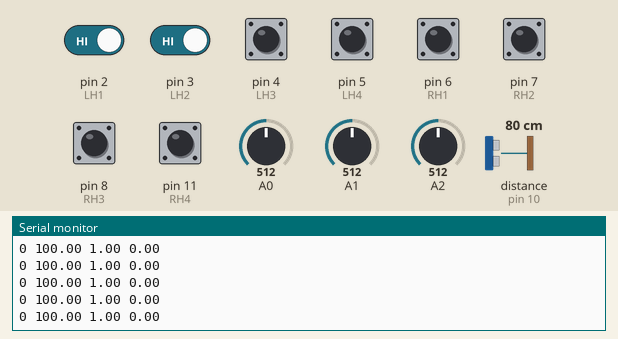
This sketch was run on a simulated Arduino Uno, built with avr-gcc and run on an emulated ATmega328P. Parts: the last lines printed to the serial monitor. Wiring (inferred from the names in the program): ultrasonic range finder: trigger pin 9; echo pin 10. The test bench sets the inputs (shaded band); at power-on: pin 2 (LH1), pin 3 (LH2), pin 4 (LH3), pin 5 (LH4), pin 6 (RH1), pin 7 (RH2), pin 8 (RH3), pin 11 (RH4) HIGH, distance to the obstacle (sensor on pin 10) 80 cm, A0 = 512, A1 = 512, A2 = 512. The echo pulse lasts 58.3 µs per cm.

Above: at 1.2 s.
1.3 s: distance to the obstacle (sensor on pin 10) set to 4 cm
At 1.32 s:
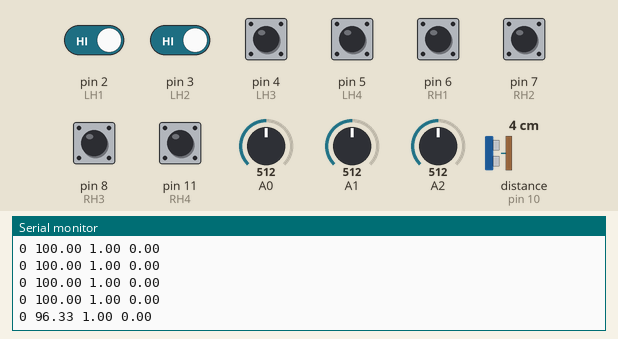
4.3 s: distance to the obstacle (sensor on pin 10) set to 2 cm
At 5.4 s:
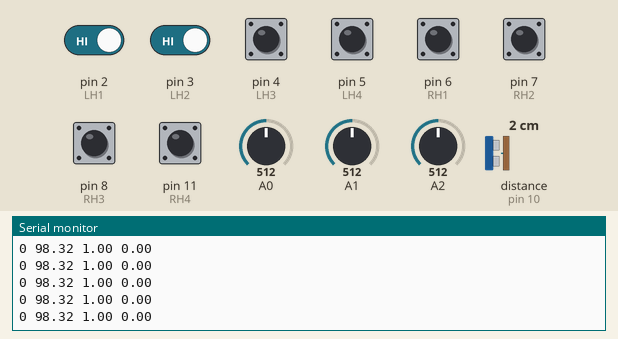
7.3 s: distance to the obstacle (sensor on pin 10) set to 9 cm
At 8.2 s:
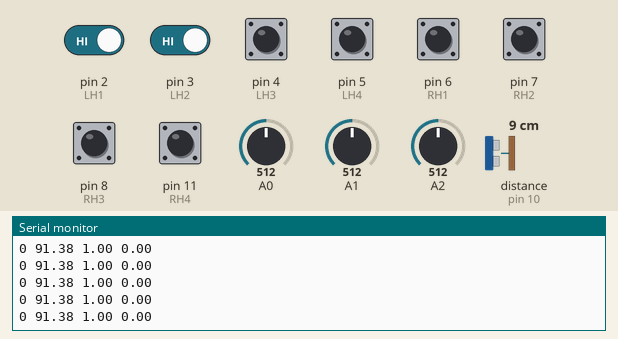
10.3 s: A0 set to 90
At 11.4 s:
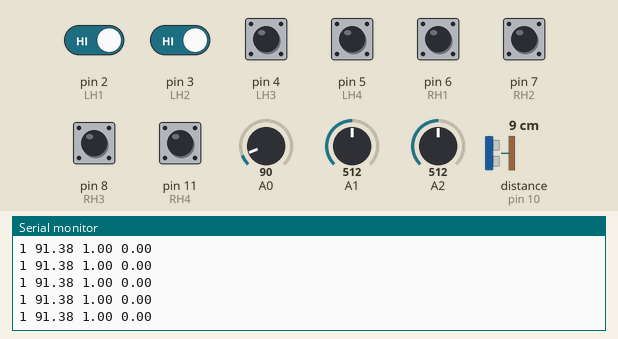
11.8 s: pin 2 (LH1) driven LOW
At 12.8 s:
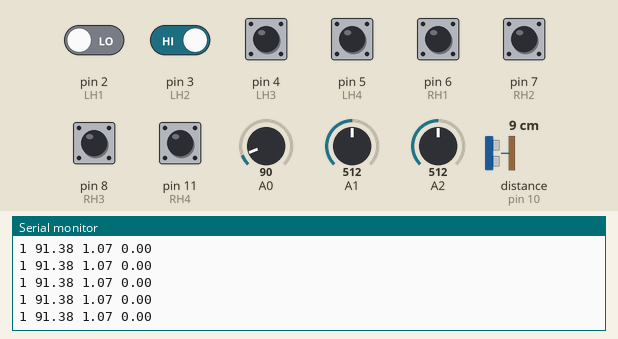
13.3 s: pin 3 (LH2) driven LOW
At 14.1 s:
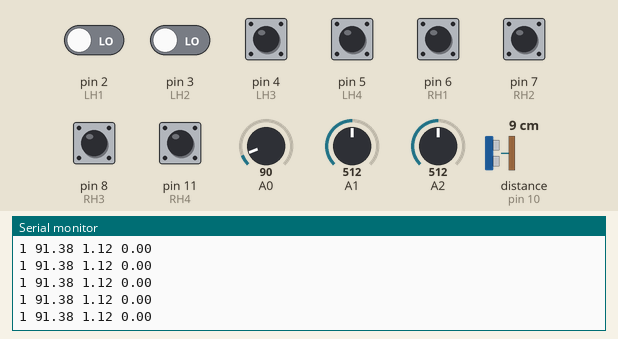
Timing chart, 0 to 15.8 s (numbered marks = the images above; inputs shaded):
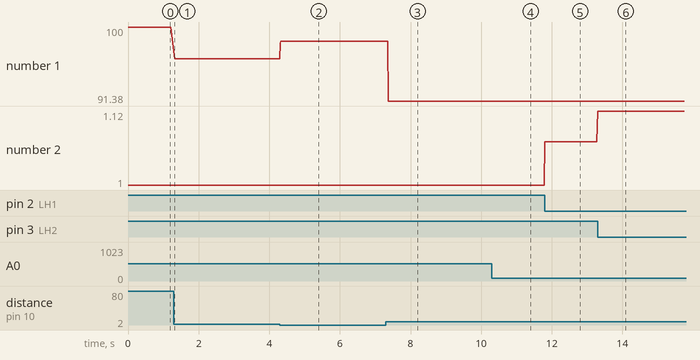

The sketch:

final_project.ino
```cpp
//accelerometer
int scale = 3;
int accelX = A0;
int accelY = A1;
int accelZ = A2;

//ultrasonic sensor
int filterArray[20];
const int trigPin = 9;
const int echoPin = 10;

//finger sensors, from nicole
const int LH1 = 2;
const int LH2 = 3;
const int LH3 = 4;
const int LH4 = 5;
const int RH1 = 6;
const int RH2 = 7;
const int RH3 = 8;
const int RH4 = 11;
const float ratios[] = {1, 1.067, 1.125, 1.2, 1.25};
const float strings[] = {0, 98, 73.4, 55, 41.2};

//string tuners
const int tuners[] = {A3, A4};

void setup() {
  //ultrasonic sensor
  pinMode(trigPin, OUTPUT);
  pinMode(echoPin, INPUT);

  //finger stuff
  for (int i = 2; i < 3; i++){
    pinMode(i, INPUT);
  }

  Serial.begin(9600);
}

void loop() {
  //accelerometer
  int tries = 1;
  int rawX = takeAvgAccel(accelX, tries);
  int rawY = takeAvgAccel(accelY, tries);
  int rawZ = takeAvgAccel(accelZ, tries);
  float scaledX, scaledY, scaledZ; // Scaled values for each axis
  scaledX = mapf(rawX, 0, 1023, -scale, scale);
  scaledY = mapf(rawY, 0, 1023, -scale, scale);
  scaledZ = mapf(rawZ, 0, 1023, -scale, scale);
  float total = getTotal(scaledX, scaledY, scaledZ);
  Serial.print(total > 2.25);

  //ultrasonic sensor
  //Source: https://arduinogetstarted.com/faq/how-to-filter-noise-from-sensor
  /* right now 20 measurements, avg of middle 10 */
  /* 1. TAKING MULTIPLE MEASUREMENTS AND STORE IN AN ARRAY*/
  int trials = 20;
  for (int sample = 0; sample < trials; sample++) {
    filterArray[sample] = getUltraMeasurement();
  }
  /* 2. SORTING THE ARRAY IN ASCENDING ORDER */
  for (int i = 0; i < trials - 1; i++) {
    for (int j = i + 1; j < trials; j++) {
      if (filterArray[i] > filterArray[j]) {
        int swap = filterArray[i];
        filterArray[i] = filterArray[j];
        filterArray[j] = swap;
      }
    }
  }
  /* 3. FILTERING NOISE
  // + the five smallest samples are considered as noise -> ignore it
  // + the five biggest  samples are considered as noise -> ignore it
  // ----------------------------------------------------------------
  // => get average of the 10 middle samples (from 5th to 14th) */
  long sum = 0;
  int len = ((int) 3 * trials / 4) - ((int) trials / 4);
  for (int sample = (int) trials / 4; sample < (int) 3 * trials / 4; sample++) {
    sum += filterArray[sample];
  }

  float avg_value = sum / len;
  float avg_dist = avg_value * 0.034 / 2;
  /*if you want ultrasonic at top*/
  avg_dist = (avg_dist > 50) ? 100 : (100 - avg_dist);
  Serial.print(" "); Serial.print(avg_dist);

  //finger stuff
  //Source: https://github.com/HesslerN/Digit-al_Violin
  int chosenLH = 0;
  int chosenRH = 0;
  for (int i = 0; i < 100; i++) {
    if (!digitalRead(LH1)){
    chosenLH = 1;
    }
    if (!digitalRead(LH2)){
      chosenLH = 2;
    }
    if (!digitalRead(LH3)){
      chosenLH = 3;
    }
    if (!digitalRead(LH4)){
      chosenLH = 4;
    }
    /*Serial.print(" "); Serial.print(chosenLH);*/
    if (!digitalRead(RH1)){
      chosenRH = 1;
    }
    if (!digitalRead(RH2)){
      chosenRH = 2;
    }
    if (!digitalRead(RH3)){
      chosenRH = 3;
    }
    if (!digitalRead(RH4)){
      chosenRH = 4;
    }
    if (chosenRH) {
      break;
    }
  }
  Serial.print(" "); Serial.print(ratios[chosenLH]);
  Serial.print(" "); Serial.print(strings[chosenRH]);

  Serial.println();
}


float mapf (float x, float in_min, float in_max, float out_min, float out_max)
{
  //map function but returns float type
  return (x - in_min) * (out_max - out_min) / (in_max - in_min) + out_min;
}

float getTotal (float x, float y, float z) {
  //magnitude of acceleration
  return sqrt(x*x + y*y + z*z);
}

int takeAvgAccel(int analog, int tries) {
  //take average acceleration with number of trials for given axis
  int sum = 0;
  for (int i = 0; i < tries; i++) {
    int raw = analogRead(analog);
    sum += raw;
  }
  sum /= tries;
  return sum;
}

int getUltraMeasurement() {
  //get measurement of ultrasonic sensor
  digitalWrite(trigPin, LOW);
  delayMicroseconds(2);
  // Sets the trigPin on HIGH state for 10 micro seconds
  digitalWrite(trigPin, HIGH);
  delayMicroseconds(10);
  digitalWrite(trigPin, LOW);
  // Reads the echoPin, returns the sound wave travel time in microseconds
  int duration = pulseIn(echoPin, HIGH);
  if (duration >= 5883) {
    /*limit of 100 cm*/
    duration = 5882;
  }
  return duration;
}
```

Measured:
- after the input at 1.3 s, the serial monitor: prints a new line at once (image 1)
- after the input at 4.3 s, the serial monitor: prints a new line at once (image 2)
- after the input at 7.3 s, the serial monitor: prints a new line after 0.07 s (image 3)
- after the input at 10.3 s, the serial monitor: prints a new line at once (image 4)
- after the input at 11.8 s, the serial monitor: prints a new line at once (image 5)
- after the input at 13.3 s, the serial monitor: prints a new line at once (image 6)
- plotted number 1: 100 → 96.33 after the input at 1.3 s, 96.33 → 98.32 after the input at 4.3 s, 98.32 → 91.38 after the input at 7.3 s
- plotted number 2: 1 → 1.12 after the input at 11.8 s
